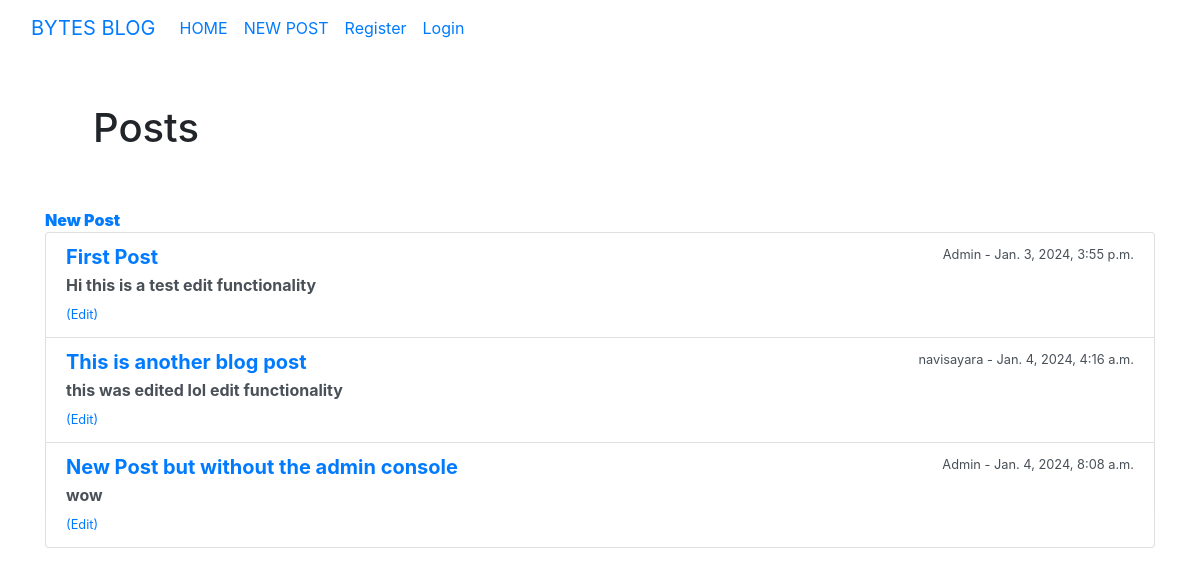
The app's page /, older data.
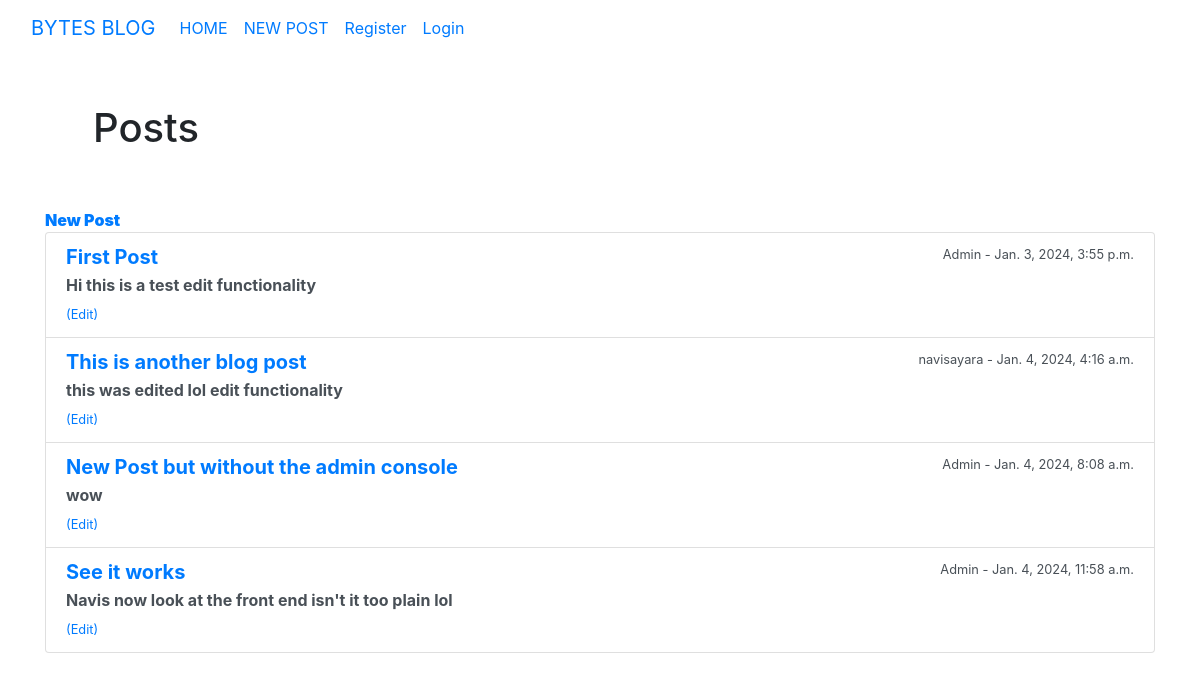
The same page, newer data.
### blogapp/models.py (models this page shows, shortened)
class Post(models.Model):
    title = models.CharField(max_length=1000)
    author = models.ForeignKey(User,on_delete = models.CASCADE)
    body = models.TextField()
    date_posted = models.DateTimeField(auto_now_add=True)
    post_date = models.DateTimeField(auto_now_add=True)
    class Meta:
        ordering = ("title",)

### blogapp/views.py (the view)
# urls.py: 2. Add a URL to urlpatterns:  path('', Home.as_view(), name='home')
class Home(ListView):
    model = Post
    template_name = 'home.html'
    ordering = ['-post_date']

### blogapp/templates/home.html (shortened to what this page needs)
{% extends 'base.html' %}
{% block content %}
<h1 class="p-5 font-large text-xl bold bg-white" style="width: 100%;">Posts</h1> <b><a href="{% url 'New_post' %}"><b>New Post</a></b>
<ul role="list" class="list-group">
 {% for post in object_list %}
    <li class="list-group-item list-group-item-action">
        <div class="d-flex w-100 justify-content-between">
            <h5 class="mb-1"><a href="{% url 'article-details' post.pk %}"><b>{{post.title }}</b></a></h5>
            <small>{{ post.author }} - {{post.date_posted }}</small>
        </div>
        <p class="mb-1">{{ post.body }}</p>
        <small><a href="{% url 'edit-post' post.pk %}">(Edit)</a></small>
        <br>
    </li>
 {% endfor %}
</ul>
{% endblock %}

Row changes from the older to the newer data that the page shows:
added Post: title "See it works", author "Admin", date_posted "Jan. 4, 2024, 11:58 a.m.", body "Navis now look at the front end isn't it too plain lol"
